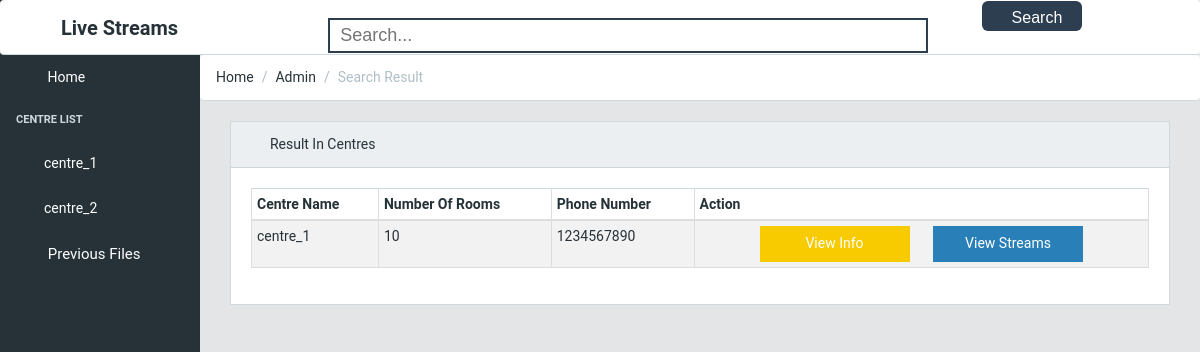
Page /search.php?title=centre_1 on the committed database.
### tables this page shows
CREATE TABLE `centres` (
  `username` varchar(255) NOT NULL,
  `password` varchar(255) NOT NULL,
  `name` varchar(255) NOT NULL,
  `phone` bigint(20) NOT NULL,
  `rooms` int(11) NOT NULL,
  `address` text NOT NULL
);

### search.php (the view, shortened to what this page needs)
<?php
	include('connection.php');
	$viewn = $_GET['viewer'];
	$title = $_GET['title'];
	echo '<!DOCTYPE html>
	<html lang="en"><head><meta http-equiv="Content-Type" content="text/html; charset=UTF-8">
        <link href="./helper/font-awesome.min.css" rel="stylesheet">
        <link href="./helper/simple-line-icons.css" rel="stylesheet">
		<link rel="stylesheet" href="helper/bootstrap.min.css">
        <link href="./helper/style.css" rel="stylesheet">
		<link href="styles.css" rel="stylesheet">
    </head>
    <body class="navbar-fixed sidebar-nav fixed-nav  pace-done"><div class="pace  pace-inactive"><div class="pace-progress" data-progress-text="100%" data-progress="99" style="transform: translate3d(100%, 0px, 0px);">
</div>
<div class="pace-activity"></div></div>
        <header class="navbar">
            <div class="container-fluid">
				<h style="font-size:20px;float:left;margin-left:5%"><b>Live Streams</b></h>';
				?>
				<form  autocomplete="off" style="float:left" id="contact-form" method="post" >
				<input type="text" name="title" id="title" onclick="search()" onkeydown="search()" onkeypress="search()" onkeyup="search()" autocomplete="off" class="search_url" placeholder="Search..."  data-toggle="dropdown" aria-haspopup="true" aria-expanded="false" style="border: 2px solid #2c3e50;" />
				<button style="background: #2c3e50;" name='searc' class="search">
				Search
				<span class="glyphicon glyphicon-search"></span>
				</button>
				<?php
                echo '
				<script>
					function search(){
						var title=$("#title").val();
						if(title=="")
						$("#result").html("");
						if(title!=""&&title.length>=1){
							$.ajax({
								type:"post",
								url:"search1.php",
								data:"title= "+title.trim(" ")+" '.$viewn.'",
								success:function(datav){
									$("#result").html(datav);
								 }
								});
							}
					}
				</script>
				</form>
				<ul class="nav navbar-nav pull-right hidden-md-down" style="margin-right:20px">
                    <li class="nav-item dropdown">
                        <a href="viewerLog.php">
                            <span class="hidden-md-down">'.$viewn.'</span>
                        </a>
                    </li>
                </ul>
            </div>
        </header>
		<div class="sidebar">
            <nav class="sidebar-nav open" style="height: 558px;">
                <ul class="nav">
					<li class="nav-item">
                        <a class="nav-link" href="viewHome.php?viewer='.$viewn.'"><i class="icon-speedometer"></i> Home </a>
                    </li>
                    <li class="nav-title">
                        Centre List
                    </li>';
					$result = mysqli_query($conn,"SELECT * FROM centres");
					while($run = mysqli_fetch_assoc($result)){
						$row = mysqli_query($conn,"SELECT min(id) as streamnum FROM streams where name = 'Room_1' AND centre = '".$run['username']."'");
						$num = mysqli_fetch_assoc($row);
                    echo '<li class="nav-item nav-dropdown">
                        <a class="nav-link" href="mainStream.php?stream='.$num['streamnum'].'&viewer='.$viewn.'"><i class="icon-puzzle"></i>'.$run['username'].'</a>
                    </li>
					';}
					echo '
					<li class="nav-item">
                        <a class="nav-link" href="previous.php?viewer='.$viewn.'" style="font-size:15px"><i class="icon-speedometer"></i> Previous Files </a>
                    </li>
                </ul>
            </nav>
        </div>
        <main class="main">
            <ol class="breadcrumb">
                <li class="breadcrumb-item">Home</li>
                <li class="breadcrumb-item">Admin</a></li>
                <li class="breadcrumb-item active">Search Result</li>
            </ol>
            <div class="container-fluid">
                <div class="animated fadeIn">
                    <div class="row">
						<div class="col-lg-12">
                            <div class="card">
                                <div class="card-header"><i class="fa fa-align-justify"></i>Result In Centres</div>
                                <div class="card-block">
                                    <table class="table table-bordered table-striped table-condensed">';?>
										<?php
											echo'<thead>
												<tr>
													<th>Centre Name</th>
													<th>Number Of Rooms</th>
													<th>Phone Number</th>
													<th>Action</th>
												</tr>
											</thead>
											<tbody>';
											$result = mysqli_query($conn,"SELECT * FROM centres where username like '$title%' or name like '$title%' or address like '$title%'");
											if(mysqli_num_rows($result)>0){
												while($run = mysqli_fetch_assoc($result)){
													$row = mysqli_query($conn,"SELECT min(id) as streamnum FROM streams where name = 'Room_1' AND centre = '".$run['username']."'");
													$num = mysqli_fetch_assoc($row);
												echo '
													<tr>
														<td>'.$run['username'].'</td>
														<td>'.$run['rooms'].'</td>
														<td>'.$run['phone'].'</td>
														<td style="text-align:center">
															<button class="btn_view" id="'.$run['username'].'" onclick="viewInfoPage(this.id)" >View Info</button>
															<button class="btn_stream" id="'.$num['streamnum'].'" onclick="editPage(this.id)">View Streams</button>
														</td>
													</tr>';
												}
											}
										echo '
                                        </tbody>
                                    </table>
                                </div>
                            </div>
                        </div>
					</div>
                </div>
            </div>
        </main>
        <script src="./Table_files/jquery.min.js.download"></script>
        <script src="./Table_files/tether.min.js.download"></script>
        <script src="./Table_files/bootstrap.min.js.download"></script>
        <script src="./Table_files/pace.min.js.download"></script>
        <script src="./Table_files/Chart.min.js.download"></script>
        <script src="./Table_files/app.js.download"></script>
		<script>
			function viewInfoPage(id)
			{
				document.location.href = "viewInfo1.php?choice="+id+"&viewer="+"'.$viewn.'";
			}
			function editPage(id)
			{
				document.location.href = "mainStream.php?stream="+id+"&viewer="+"'.$viewn.'";
			}
			function viewerPage(id)
			{
				document.location.href = "viewerInfo1.php?choice="+id+"&viewer="+"'.$viewn.'";
			}
			function editVPage(id)
			{
			document.location.href = "editViewer1.php?choice="+id+"&viewer="+"'.$viewn.'";
			}
		</script>
</body></html>';?>

### styles.css (style rules this page uses)
html, body { font-family: 'Roboto', 'Helvetica', sans-serif; }
.search_url { background: none; border: 2px solid #92d07f; outline: none; padding: 5px 10px; margin-right: 50px; margin-left: 150px; font: 18px arial; color: #666; width: 600px; }
.search { padding: 8px 30px; color: #fff; border: none; outline: none; height:30px; width:100px; font: normal 16px arial; border-radius: 6px; cursor: pointer; float: center; text-align:center; }

### search.php (style rules this page uses)
.btn_view { display: inline-block; line-height: 1.25; text-align: center; vertical-align: middle; cursor: pointer; user-select: none; border: 1px solid transparent; padding: .5rem 1rem; width:150px; transition: all .2s ease-in-out; color: #fff; background-color: #f8cb00; margin-right:20px; }
.btn_stream { display: inline-block; line-height: 1.25; text-align: center; vertical-align: middle; cursor: pointer; user-select: none; border: 1px solid transparent; padding: .5rem 1rem; width:150px; transition: all .2s ease-in-out; color: #fff; background-color: #2980b9; }

### rows in the picture
centres: username "centre_1", rooms "10", phone "1234567890"
centres: username "centre_2"
